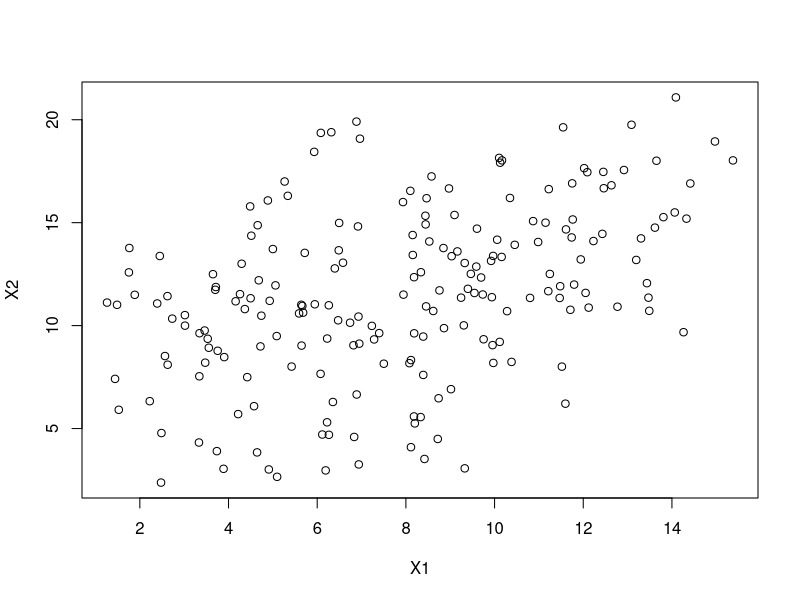

Source code (R):
setwd("D:/UM/SNRE/Winter 2017/NRE 538 Statistics/Week 9 Lab")
library(dplyr)
airquality1 = airquality %>%
  subset(is.na(Solar.R)==FALSE & is.na(Ozone)==FALSE)

#Exercise 1 Manipulate the above code to reduce the correlation between X1 and X2
#and recalculate the regression coefficients. Explain what you find.
Y = seq(from=0, to=20, by=0.1)
X1 = (Y-2)/3 + runif(length(Y), min=0, max=10) #Increase the noise
X2 = (Y+3)/2 + runif(length(Y), min=0, max=10)
df = as.data.frame(cbind(Y, X1, X2))
summary(lm(Y~X1, data=df))
summary(lm(Y~X2, data=df))
summary(lm(Y~X1+X2, data=df))
plot(X1,X2)
cor(X1,X2)

#The correlation coefficients of X1 and X2 has reduced to 0.3-0.4. The plot also confirmed the reduced correlation.
#As X1 and X2 become less correlated, the outcome of multiple regrssion deviate less from the outcomes of separate regression models.
#However, the increae in noise also caused a decrease in the regression coefficient of Y on X1 and X2.
#Both values dropped to around 1. The noise reduced to accuracy of the model as well

#Exercise 2 
mod1=lm(Temp~Wind,data=airquality1)
summary(mod1)
mod2=lm(Temp~Wind+Solar.R,data=airquality1)
summary(mod2)
#Bonus: Challenge yourself by calculateing the RSS of the two models, F statistics and the p-value by yourself
res1=residuals(mod1)
RSS1=sum(res1^2)
res2=residuals(mod2)
RSS2=sum(res2^2)
Fvalue=(RSS1-RSS2)/(RSS2/108) #p2-p1=1, n-p2=108
Fvalue #8.374, same withe result of anova
pvalue=1-pf(Fvalue,1,108) #0.0046,same withe result of anova
anova(mod1,mod2)

#Compare a third model (mod3) with ozone varaible as the third independent variable to mod1 and mod2 above. Does it explain more variance? 
#Does it give you reasonable estimate of regression coefficients?
mod3=lm(Temp~Wind+Solar.R+Ozone,data=airquality1)
summary(mod3)
anova(mod1,mod3)
#The p-value<0.05. Mod3 explain significantly greater amount of variance than mod1.
#If the two models explain the same amount of variance, the chance we would observe the difference in sum of squares (2524.1)is 3.16e-10
anova(mod2,mod3)
#The p-value<0.05. Mod3 explain significantly greater amount of variance than mod1.
#If the two models explain the same amount of variance, the chance we would observe the difference in sum of squares (1982.9)is 2.42e-09

cor(airquality1[,c(1:4)])
summary(lm(Solar.R~Ozone,data=airquality1))
summary(lm(Wind~Ozone,data=airquality1))
#The estimation of regression coefficients in mod3 may not be so accurate, as wind and solar radiaton
#are both significantly correlated to ozone.

#Exercise 3 Compare the AIC of the three models above mod1, mod2, and mod3. Do you have different conclusion in terms of which model performs better?
AIC(mod1) #788.97
AIC(mod2) #782.68
AIC(mod3) #747.58
#mod3 loses significantly less information than mod1 and mod2.
#Conservatively (taking AIC differnce>10 as being significantly different), the performance 
#of mod1 and mod2 are not significantly different, although there seem to be some difference.
